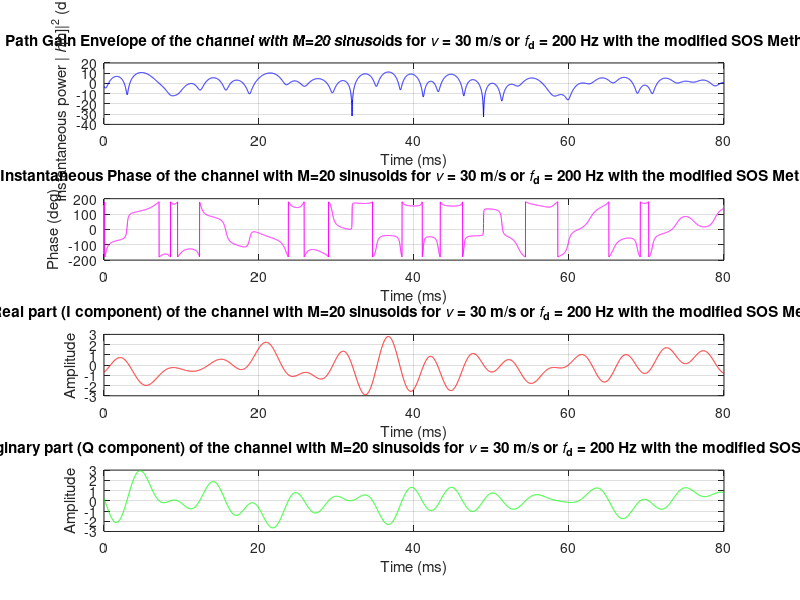
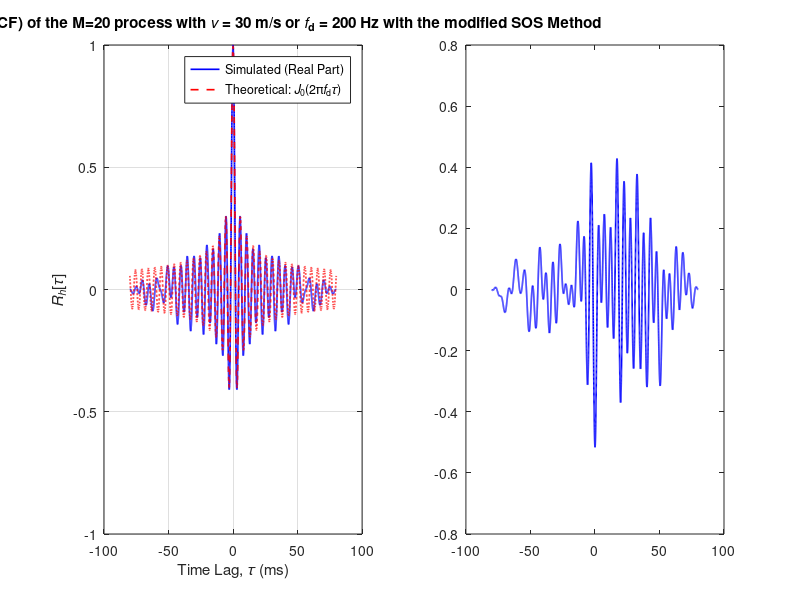

These figures' MATLAB source, in order: (Note: this script raises an error after producing the figures.)
%% Problem 1a(c): Modified Sum-of-Sinusoids — Zheng & Xiao (2002)
% Reference: IEEE Comm. Letters, Vol.6, No.6, June 2002, eqs. (3)-(4)

clear; clc; close all;

%% ---- Parameters ----
v  = 30;            % velocity (m/s)
fc = 2e9;           % carrier frequency (Hz)
c  = 3e8;           % speed of light (m/s)
W  = 50e3;          % one-sided bandwidth
Ts = 1/(2*W);       % sampling period: 10 us
fd = v*fc/c;        % max Doppler: 200 Hz
wd = 2*pi*fd;       % max angular Doppler (rad/s)
N  = 8000;          % number of samples
M  = 20;            % sinusoids per component (M>=8 sufficient per paper)

%% ---- Time vector ----
t = (0:N-1) * Ts;       % (1 x N) in seconds

%% ---- Random variables — one draw per channel realization ----
rng(42);
theta    = unifrnd(-pi, pi);           % scalar: randomizes Doppler angles
phi_n    = unifrnd(-pi, pi, 1, M);    % (1 x M): I component phases
varphi_n = unifrnd(-pi, pi, 1, M);    % (1 x M): Q component phases

%% ---- Doppler arrival angles: eq. (4) ----
n       = (1:M);                            % (1 x M)
alpha_n = (2*pi*n - pi + theta) / (4*M);   % (1 x M)  conditionally random

%% ---- Generate quadrature components: eqs. (3b), (3c) ----
% Vectorized: t is (N x 1), alpha/phases are (1 x M) -> outer product (N x M)
t_col = t(:);                                                % (N x 1)

Z_c = sqrt(2/M) * sum(cos(wd * t_col * cos(alpha_n) + phi_n),    2)';  % (1 x N)
Z_s = sqrt(2/M) * sum(cos(wd * t_col * sin(alpha_n) + varphi_n), 2)';  % (1 x N)

h = Z_c + 1j * Z_s;    % complex path gain, eq. (3a)

%% ---- Plot: Time-domain fading realization ----
t_ms = t * 1e3;    % convert to ms

figure('Name', 'Zheng-Xiao SOS Fading — v=30 m/s');

% --- Subplot 1: Magnitude in dB ---
subplot(4,1,1);
plot(t_ms, 20*log10(abs(h)), 'b');
xlabel('Time (ms)'); ylabel('Instantaneous power |{\it h}[n]|^2 (dB)', 'Interpreter', 'tex');
title_str = sprintf('Path Gain Envelope of the channel with M=%d sinusoids for {\\itv} = %d m/s or {\\itf}_d = %.0f Hz with the modified SOS Method', M, v, fd);
title(title_str, 'Interpreter', 'tex');
grid on;

% --- Phase Plot: Zheng-Xiao SOS Method ---
subplot(4,1,2);
plot(t_ms, angle(h) * 180/pi, 'm');
xlabel('Time (ms)'); 
ylabel('Phase (deg)');
title_str_phase3 = sprintf('Instantaneous Phase of the channel with M=%d sinusoids for {\\itv} = %d m/s or {\\itf}_d = %.0f Hz with the modified SOS Method', M, v, fd);
title(title_str_phase3, 'Interpreter', 'tex');
grid on;

% --- Subplot 2: In-phase Component ---
subplot(4,1,3);
plot(t_ms, Z_c, 'r');
xlabel('Time (ms)'); ylabel('Amplitude');
title_str2 = sprintf('Real part (I component) of the channel with M=%d sinusoids for {\\itv} = %d m/s or {\\itf}_d = %.0f Hz with the modified SOS Method', M, v, fd); 
title(title_str2, 'Interpreter', 'tex');
grid on;

% --- Subplot 3: Quadrature Component ---
subplot(4,1,4);
plot(t_ms, Z_s, 'g');
xlabel('Time (ms)'); ylabel('Amplitude');
title_str3 = sprintf('Imaginary part (Q component) of the channel with M=%d sinusoids for {\\itv} = %d m/s or {\\itf}_d = %.0f Hz with the modified SOS Method', M, v, fd); 
title(title_str3, 'Interpreter', 'tex');
grid on;

%% Figure 2: ACF and Cross-correlation
h_I = Z_c;
h_Q = Z_s;
Ns   = length(h);
Nlag     = min(40000, Ns-1);                               % lag range to display
[acf, lags] = xcorr(h,   Nlag, 'normalized');            % ACF of complex h
[xc,  ~   ] = xcorr(h_I, h_Q, Nlag, 'normalized');      % cross-corr I vs Q

tau_ms   = lags * Ts * 1e3;                              % lag axis in ms
R_theory = besselj(0, 2*pi * fd * abs(lags) * Ts);      % theoretical: J0(2*pi*fd*tau)

figure('Name', 'ACF and Cross-Correlation: Zheng-Xiao SOS');

% --- Subplot 1: Autocorrelation (ACF) ---
subplot(1,2,1);
plot(tau_ms, real(acf), 'b', 'LineWidth', 1.2); hold on;
plot(tau_ms, R_theory,  'r--', 'LineWidth', 1.2);
xlabel('Time Lag, {\it\tau} (ms)', 'Interpreter', 'tex'); 
ylabel('{\itR_h}[{\it\tau}]', 'Interpreter', 'tex');
title_str1 = sprintf('Autocorrelation (ACF) of the M=%d process with {\\itv} = %d m/s or {\\itf}_d = %.0f Hz with the modified SOS Method', M, v, fd);
title(title_str1, 'Interpreter', 'tex');
legend('Simulated (Real Part)', 'Theoretical: {\itJ}_0(2\pi{\itf}_d{\it\tau})', 'Interpreter', 'tex');
grid on;

% --- Subplot 2: Cross-Correlation (Zheng-Xiao SOS) ---
xc_real  = real(xc);
rms_xc   = sqrt(mean(xc_real.^2));

subplot(1,2,2);
plot(tau_ms, xc_real, 'b', 'LineWidth', 1.2); hold on;
yline(0, 'r--', 'LineWidth', 1.2);
xlabel('Time Lag, {\it\tau} (ms)', 'Interpreter', 'tex'); 
ylabel('{\itR}_{IQ}[{\it\tau}]', 'Interpreter', 'tex');

title_str2 = sprintf('Cross-Correlation (I vs Q) of the M=%d process with {\\itv} = %d m/s or {\\itf}_d = %.0f Hz with the modified SOS Method', M, v, fd);
title(title_str2, 'Interpreter', 'tex');
legend('Simulated', 'Ideal (0)', 'Interpreter', 'tex');
grid on;

% Add RMS Text Box
text(0.02, 0.95, sprintf('RMS = %.4f', rms_xc), ...
    'Units', 'normalized', 'VerticalAlignment', 'top', ...
    'FontSize', 12, 'Color', 'w', 'BackgroundColor', 'k', 'EdgeColor', 'k');

%% ---- Second Independent Path (different random draw) ----
% Remark 2 in Zheng & Xiao: using distinct (theta_k, phi_nk, varphi_nk)
% creates uncorrelated faders with identical statistical properties

rng(99);   % different seed -> independent realization
theta2    = unifrnd(-pi, pi);
phi_n2    = unifrnd(-pi, pi, 1, M);
varphi_n2 = unifrnd(-pi, pi, 1, M);

alpha_n2 = (2*pi*n - pi + theta2) / (4*M);

Z_c2 = sqrt(2/M) * sum(cos(wd * t_col * cos(alpha_n2) + phi_n2),    2)';
Z_s2 = sqrt(2/M) * sum(cos(wd * t_col * sin(alpha_n2) + varphi_n2), 2)';

h2 = Z_c2 + 1j * Z_s2;

%% ---- Cross-correlation: h (path 1) vs h2 (path 2) ----
[xc_paths, lags_p] = xcorr(h, h2, Nlag, 'normalized');
xc_paths_real = real(xc_paths);
rms_paths     = sqrt(mean(xc_paths_real.^2));
tau_ms_p      = lags_p * Ts * 1e3;

%% ---- Figure 3: Inter-Path Correlation Plot ----
figure('Name', 'Inter-Path Correlation: Path 1 vs Path 2');

subplot(1,2,1);
plot(t_ms, 20*log10(abs(h)),  'b', 'LineWidth', 1);  hold on;
plot(t_ms, 20*log10(abs(h2)), 'r', 'LineWidth', 1);
xlabel('Time (ms)');
ylabel('|h[n]| (dB)');
title_str_p = sprintf('Two Independent Path Gains with M=%d, {\\itv}=%d m/s, {\\itf}_d=%.0f Hz with the modified SOS Method', M, v, fd);
title(title_str_p, 'Interpreter', 'tex');
legend('Path 1', 'Path 2');
grid on;

subplot(1,2,2);
plot(tau_ms_p, xc_paths_real, 'w', 'LineWidth', 1.2);  hold on;
yline(0, 'r--', 'LineWidth', 1.2);
xlabel('Time Lag, {\it\tau} (ms)', 'Interpreter', 'tex');
ylabel('R_{h_1 h_2}[\tau]', 'Interpreter', 'tex');
title_str_xc = sprintf('Cross-Correlation of Path 1 vs Path 2, each with M=%d, {\\itv}=%d m/s with the modified SOS Method', M, v);
title(title_str_xc, 'Interpreter', 'tex');
legend('Simulated', 'Ideal (0)', 'Interpreter', 'tex');
grid on;
text(0.02, 0.95, sprintf('RMS = %.4f', rms_paths), ...
    'Units', 'normalized', 'VerticalAlignment', 'top', ...
    'FontSize', 12, 'Color', 'w', 'BackgroundColor', 'k', 'EdgeColor', 'k');
